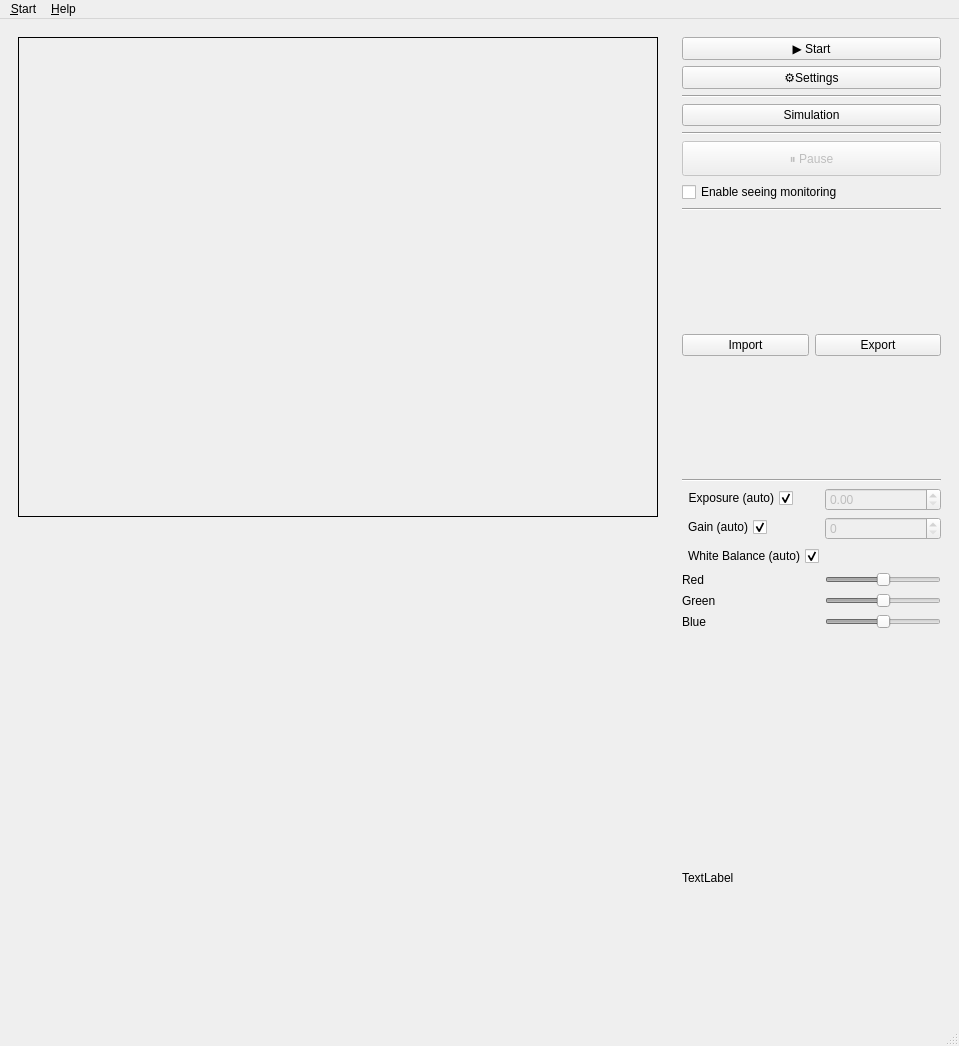
<?xml version="1.0" encoding="UTF-8"?>
<ui version="4.0">
 <class>MainWindow</class>
 <widget class="QMainWindow" name="MainWindow">
  <property name="enabled">
   <bool>true</bool>
  </property>
  <property name="geometry">
   <rect>
    <x>0</x>
    <y>0</y>
    <width>959</width>
    <height>1046</height>
   </rect>
  </property>
  <property name="sizePolicy">
   <sizepolicy hsizetype="Maximum" vsizetype="Preferred">
    <horstretch>0</horstretch>
    <verstretch>0</verstretch>
   </sizepolicy>
  </property>
  <property name="windowTitle">
   <string>Seeing Monitor - CRAAG</string>
  </property>
  <property name="windowIcon">
   <iconset>
    <normaloff>../index.jpeg</normaloff>../index.jpeg</iconset>
  </property>
  <widget class="QWidget" name="centralwidget">
   <property name="enabled">
    <bool>true</bool>
   </property>
   <layout class="QHBoxLayout" name="horizontalLayout">
    <item>
     <widget class="QWidget" name="widget_2" native="true">
      <layout class="QVBoxLayout" name="verticalLayout_3">
       <item>
        <widget class="QLabel" name="stars_capture">
         <property name="sizePolicy">
          <sizepolicy hsizetype="Fixed" vsizetype="Fixed">
           <horstretch>0</horstretch>
           <verstretch>0</verstretch>
          </sizepolicy>
         </property>
         <property name="minimumSize">
          <size>
           <width>640</width>
           <height>480</height>
          </size>
         </property>
         <property name="autoFillBackground">
          <bool>false</bool>
         </property>
         <property name="frameShape">
          <enum>QFrame::Box</enum>
         </property>
         <property name="text">
          <string/>
         </property>
         <property name="scaledContents">
          <bool>false</bool>
         </property>
        </widget>
       </item>
       <item>
        <widget class="QWidget" name="seeing_graph" native="true">
         <property name="sizePolicy">
          <sizepolicy hsizetype="Fixed" vsizetype="Expanding">
           <horstretch>0</horstretch>
           <verstretch>0</verstretch>
          </sizepolicy>
         </property>
         <property name="minimumSize">
          <size>
           <width>640</width>
           <height>0</height>
          </size>
         </property>
        </widget>
       </item>
      </layout>
     </widget>
    </item>
    <item>
     <widget class="QWidget" name="widget" native="true">
      <layout class="QVBoxLayout" name="verticalLayout_2">
       <item>
        <widget class="QPushButton" name="button_start">
         <property name="enabled">
          <bool>true</bool>
         </property>
         <property name="toolTip">
          <string>&lt;html&gt;&lt;head/&gt;&lt;body&gt;&lt;p&gt;Start camera and real-time seeing monitoring&lt;/p&gt;&lt;/body&gt;&lt;/html&gt;</string>
         </property>
         <property name="whatsThis">
          <string>&lt;html&gt;&lt;head/&gt;&lt;body&gt;&lt;p&gt;Start camera and real-time seeing monitoring&lt;/p&gt;&lt;/body&gt;&lt;/html&gt;</string>
         </property>
         <property name="text">
          <string>▶ Start</string>
         </property>
         <property name="checkable">
          <bool>false</bool>
         </property>
         <property name="checked">
          <bool>false</bool>
         </property>
        </widget>
       </item>
       <item>
        <widget class="QPushButton" name="button_settings">
         <property name="text">
          <string>⚙Settings</string>
         </property>
        </widget>
       </item>
       <item>
        <widget class="Line" name="line_2">
         <property name="orientation">
          <enum>Qt::Horizontal</enum>
         </property>
        </widget>
       </item>
       <item>
        <widget class="QPushButton" name="button_simulation">
         <property name="toolTip">
          <string>&lt;html&gt;&lt;head/&gt;&lt;body&gt;&lt;p&gt;Launch simulation with artificial observations&lt;/p&gt;&lt;/body&gt;&lt;/html&gt;</string>
         </property>
         <property name="whatsThis">
          <string>&lt;html&gt;&lt;head/&gt;&lt;body&gt;&lt;p&gt;Launch simulation with artificial observations&lt;/p&gt;&lt;/body&gt;&lt;/html&gt;</string>
         </property>
         <property name="text">
          <string>Simulation</string>
         </property>
        </widget>
       </item>
       <item>
        <widget class="Line" name="line_3">
         <property name="orientation">
          <enum>Qt::Horizontal</enum>
         </property>
        </widget>
       </item>
       <item>
        <widget class="QPushButton" name="button_pause">
         <property name="enabled">
          <bool>false</bool>
         </property>
         <property name="minimumSize">
          <size>
           <width>0</width>
           <height>35</height>
          </size>
         </property>
         <property name="text">
          <string>⏸ Pause</string>
         </property>
        </widget>
       </item>
       <item>
        <widget class="QCheckBox" name="enable_seeing">
         <property name="text">
          <string>Enable seeing monitoring</string>
         </property>
        </widget>
       </item>
       <item>
        <widget class="Line" name="line_4">
         <property name="orientation">
          <enum>Qt::Horizontal</enum>
         </property>
        </widget>
       </item>
       <item>
        <widget class="QWidget" name="widget_3" native="true">
         <property name="sizePolicy">
          <sizepolicy hsizetype="Preferred" vsizetype="Minimum">
           <horstretch>0</horstretch>
           <verstretch>0</verstretch>
          </sizepolicy>
         </property>
         <layout class="QHBoxLayout" name="horizontalLayout_3">
          <property name="leftMargin">
           <number>0</number>
          </property>
          <property name="topMargin">
           <number>0</number>
          </property>
          <property name="rightMargin">
           <number>0</number>
          </property>
          <property name="bottomMargin">
           <number>0</number>
          </property>
          <item>
           <widget class="QPushButton" name="button_import">
            <property name="text">
             <string>Import</string>
            </property>
           </widget>
          </item>
          <item>
           <widget class="QPushButton" name="button_export">
            <property name="text">
             <string>Export</string>
            </property>
           </widget>
          </item>
         </layout>
        </widget>
       </item>
       <item>
        <widget class="Line" name="line">
         <property name="orientation">
          <enum>Qt::Horizontal</enum>
         </property>
        </widget>
       </item>
       <item>
        <layout class="QFormLayout" name="formLayout">
         <item row="0" column="0">
          <widget class="QCheckBox" name="exposure_checkbox">
           <property name="enabled">
            <bool>true</bool>
           </property>
           <property name="layoutDirection">
            <enum>Qt::RightToLeft</enum>
           </property>
           <property name="text">
            <string>Exposure (auto)</string>
           </property>
           <property name="checked">
            <bool>true</bool>
           </property>
          </widget>
         </item>
         <item row="0" column="1">
          <widget class="QDoubleSpinBox" name="exposure_spinbox">
           <property name="enabled">
            <bool>false</bool>
           </property>
          </widget>
         </item>
         <item row="1" column="0">
          <widget class="QCheckBox" name="gain_checkbox">
           <property name="sizePolicy">
            <sizepolicy hsizetype="Minimum" vsizetype="Fixed">
             <horstretch>0</horstretch>
             <verstretch>0</verstretch>
            </sizepolicy>
           </property>
           <property name="layoutDirection">
            <enum>Qt::RightToLeft</enum>
           </property>
           <property name="text">
            <string>Gain (auto)</string>
           </property>
           <property name="checked">
            <bool>true</bool>
           </property>
          </widget>
         </item>
         <item row="1" column="1">
          <widget class="QSpinBox" name="gain_spinbox">
           <property name="enabled">
            <bool>false</bool>
           </property>
          </widget>
         </item>
         <item row="2" column="0">
          <widget class="QCheckBox" name="whitebalance_checkbox">
           <property name="layoutDirection">
            <enum>Qt::RightToLeft</enum>
           </property>
           <property name="text">
            <string>White Balance (auto)</string>
           </property>
           <property name="checked">
            <bool>true</bool>
           </property>
          </widget>
         </item>
         <item row="3" column="0">
          <widget class="QLabel" name="label_2">
           <property name="text">
            <string>Red</string>
           </property>
          </widget>
         </item>
         <item row="3" column="1">
          <widget class="QSlider" name="red_slider">
           <property name="enabled">
            <bool>false</bool>
           </property>
           <property name="value">
            <number>50</number>
           </property>
           <property name="orientation">
            <enum>Qt::Horizontal</enum>
           </property>
          </widget>
         </item>
         <item row="4" column="0">
          <widget class="QLabel" name="label_3">
           <property name="text">
            <string>Green</string>
           </property>
          </widget>
         </item>
         <item row="4" column="1">
          <widget class="QSlider" name="green_slider">
           <property name="enabled">
            <bool>false</bool>
           </property>
           <property name="value">
            <number>50</number>
           </property>
           <property name="orientation">
            <enum>Qt::Horizontal</enum>
           </property>
          </widget>
         </item>
         <item row="5" column="0">
          <widget class="QLabel" name="label_4">
           <property name="text">
            <string>Blue</string>
           </property>
          </widget>
         </item>
         <item row="5" column="1">
          <widget class="QSlider" name="blue_slider">
           <property name="enabled">
            <bool>false</bool>
           </property>
           <property name="value">
            <number>50</number>
           </property>
           <property name="orientation">
            <enum>Qt::Horizontal</enum>
           </property>
          </widget>
         </item>
        </layout>
       </item>
       <item>
        <widget class="QLabel" name="parameters_label">
         <property name="text">
          <string>TextLabel</string>
         </property>
        </widget>
       </item>
      </layout>
     </widget>
    </item>
   </layout>
  </widget>
  <widget class="QMenuBar" name="menubar">
   <property name="geometry">
    <rect>
     <x>0</x>
     <y>0</y>
     <width>959</width>
     <height>22</height>
    </rect>
   </property>
   <widget class="QMenu" name="menuStart">
    <property name="title">
     <string>&amp;Start</string>
    </property>
    <addaction name="actionSelect_camera"/>
    <addaction name="actionSimulation"/>
    <addaction name="actionEnable_Seeing_Monitoring"/>
    <addaction name="separator"/>
    <addaction name="actionImport_Video_File"/>
    <addaction name="actionExport_to_Video_FIle"/>
    <addaction name="separator"/>
    <addaction name="actionExit"/>
   </widget>
   <widget class="QMenu" name="menuHelp">
    <property name="title">
     <string>&amp;Help</string>
    </property>
    <addaction name="actionHowTo"/>
    <addaction name="actionAbout"/>
   </widget>
   <addaction name="menuStart"/>
   <addaction name="menuHelp"/>
  </widget>
  <widget class="QStatusBar" name="statusBar"/>
  <action name="actionSelect_camera">
   <property name="text">
    <string>Select &amp;Camera and Start</string>
   </property>
   <property name="shortcut">
    <string>F5</string>
   </property>
  </action>
  <action name="actionSimulation">
   <property name="text">
    <string>Si&amp;mulation</string>
   </property>
   <property name="shortcut">
    <string>F6</string>
   </property>
  </action>
  <action name="actionExit">
   <property name="text">
    <string>Exi&amp;t</string>
   </property>
   <property name="shortcut">
    <string>Ctrl+Q</string>
   </property>
  </action>
  <action name="actionHowTo">
   <property name="text">
    <string>&amp;HowTo</string>
   </property>
  </action>
  <action name="actionAbout">
   <property name="text">
    <string>&amp;About</string>
   </property>
  </action>
  <action name="actionImport_Video_File">
   <property name="text">
    <string>&amp;Import from Video</string>
   </property>
   <property name="shortcut">
    <string>Ctrl+I</string>
   </property>
  </action>
  <action name="actionExport_to_Video_FIle">
   <property name="text">
    <string>E&amp;xport to Video</string>
   </property>
   <property name="shortcut">
    <string>Ctrl+S</string>
   </property>
  </action>
  <action name="actionEnable_Seeing_Monitoring">
   <property name="checkable">
    <bool>true</bool>
   </property>
   <property name="text">
    <string>&amp;Enable Seeing Monitoring</string>
   </property>
   <property name="shortcut">
    <string>Ctrl+E</string>
   </property>
  </action>
 </widget>
 <resources/>
 <connections>
  <connection>
   <sender>exposure_checkbox</sender>
   <signal>clicked(bool)</signal>
   <receiver>exposure_spinbox</receiver>
   <slot>setEnabled(bool)</slot>
   <hints>
    <hint type="sourcelabel">
     <x>756</x>
     <y>208</y>
    </hint>
    <hint type="destinationlabel">
     <x>874</x>
     <y>201</y>
    </hint>
   </hints>
  </connection>
  <connection>
   <sender>gain_checkbox</sender>
   <signal>clicked(bool)</signal>
   <receiver>gain_spinbox</receiver>
   <slot>setEnabled(bool)</slot>
   <hints>
    <hint type="sourcelabel">
     <x>775</x>
     <y>240</y>
    </hint>
    <hint type="destinationlabel">
     <x>876</x>
     <y>240</y>
    </hint>
   </hints>
  </connection>
  <connection>
   <sender>whitebalance_checkbox</sender>
   <signal>clicked(bool)</signal>
   <receiver>red_slider</receiver>
   <slot>setEnabled(bool)</slot>
   <hints>
    <hint type="sourcelabel">
     <x>815</x>
     <y>268</y>
    </hint>
    <hint type="destinationlabel">
     <x>864</x>
     <y>295</y>
    </hint>
   </hints>
  </connection>
  <connection>
   <sender>whitebalance_checkbox</sender>
   <signal>clicked(bool)</signal>
   <receiver>green_slider</receiver>
   <slot>setEnabled(bool)</slot>
   <hints>
    <hint type="sourcelabel">
     <x>788</x>
     <y>268</y>
    </hint>
    <hint type="destinationlabel">
     <x>866</x>
     <y>313</y>
    </hint>
   </hints>
  </connection>
  <connection>
   <sender>whitebalance_checkbox</sender>
   <signal>clicked(bool)</signal>
   <receiver>blue_slider</receiver>
   <slot>setEnabled(bool)</slot>
   <hints>
    <hint type="sourcelabel">
     <x>770</x>
     <y>270</y>
    </hint>
    <hint type="destinationlabel">
     <x>878</x>
     <y>337</y>
    </hint>
   </hints>
  </connection>
  <connection>
   <sender>actionSelect_camera</sender>
   <signal>triggered()</signal>
   <receiver>button_start</receiver>
   <slot>click()</slot>
   <hints>
    <hint type="sourcelabel">
     <x>-1</x>
     <y>-1</y>
    </hint>
    <hint type="destinationlabel">
     <x>811</x>
     <y>52</y>
    </hint>
   </hints>
  </connection>
  <connection>
   <sender>actionSimulation</sender>
   <signal>triggered()</signal>
   <receiver>button_simulation</receiver>
   <slot>click()</slot>
   <hints>
    <hint type="sourcelabel">
     <x>-1</x>
     <y>-1</y>
    </hint>
    <hint type="destinationlabel">
     <x>811</x>
     <y>125</y>
    </hint>
   </hints>
  </connection>
  <connection>
   <sender>actionExit</sender>
   <signal>triggered()</signal>
   <receiver>MainWindow</receiver>
   <slot>close()</slot>
   <hints>
    <hint type="sourcelabel">
     <x>-1</x>
     <y>-1</y>
    </hint>
    <hint type="destinationlabel">
     <x>479</x>
     <y>522</y>
    </hint>
   </hints>
  </connection>
  <connection>
   <sender>actionEnable_Seeing_Monitoring</sender>
   <signal>triggered()</signal>
   <receiver>enable_seeing</receiver>
   <slot>click()</slot>
   <hints>
    <hint type="sourcelabel">
     <x>-1</x>
     <y>-1</y>
    </hint>
    <hint type="destinationlabel">
     <x>811</x>
     <y>164</y>
    </hint>
   </hints>
  </connection>
  <connection>
   <sender>actionImport_Video_File</sender>
   <signal>triggered()</signal>
   <receiver>button_import</receiver>
   <slot>click()</slot>
   <hints>
    <hint type="sourcelabel">
     <x>-1</x>
     <y>-1</y>
    </hint>
    <hint type="destinationlabel">
     <x>745</x>
     <y>52</y>
    </hint>
   </hints>
  </connection>
  <connection>
   <sender>actionExport_to_Video_FIle</sender>
   <signal>triggered()</signal>
   <receiver>button_export</receiver>
   <slot>click()</slot>
   <hints>
    <hint type="sourcelabel">
     <x>-1</x>
     <y>-1</y>
    </hint>
    <hint type="destinationlabel">
     <x>877</x>
     <y>52</y>
    </hint>
   </hints>
  </connection>
 </connections>
</ui>
